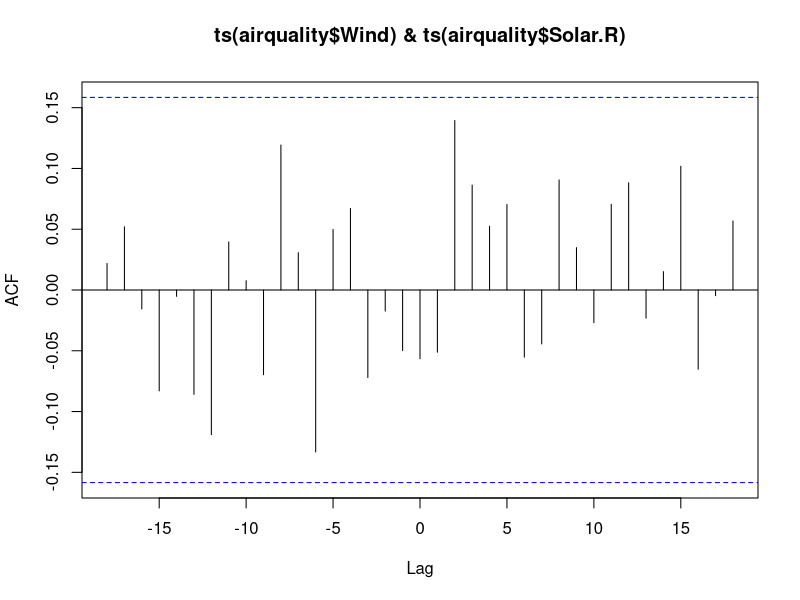
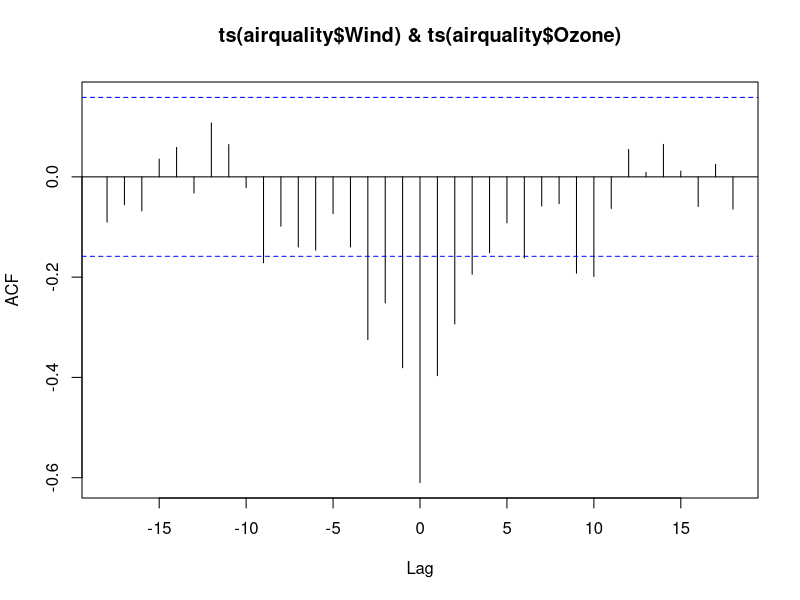
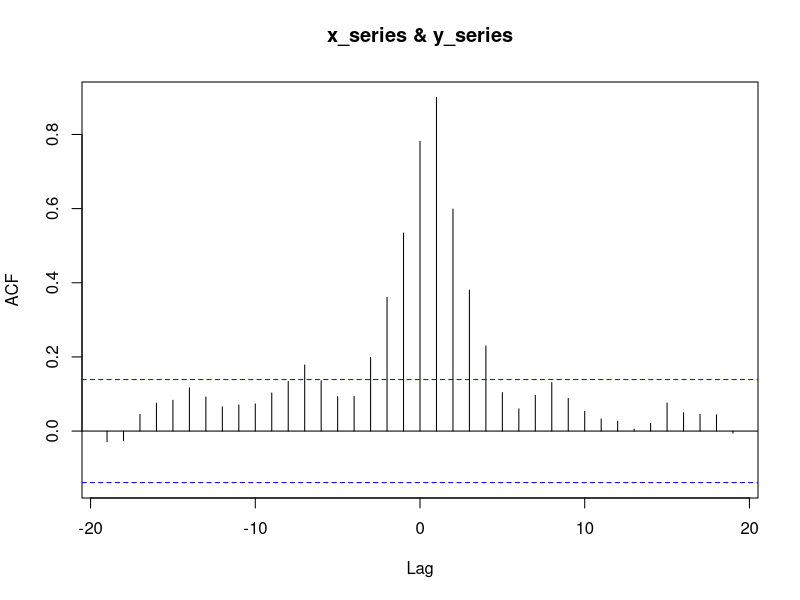
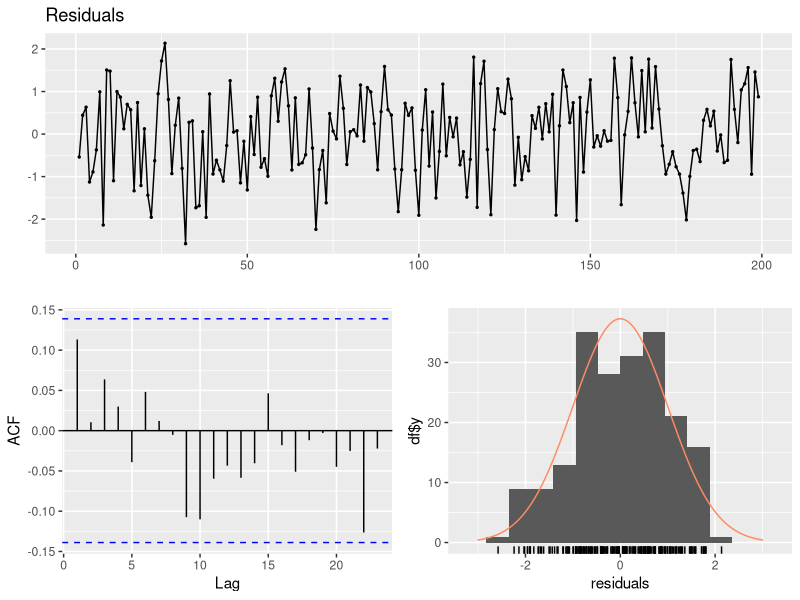
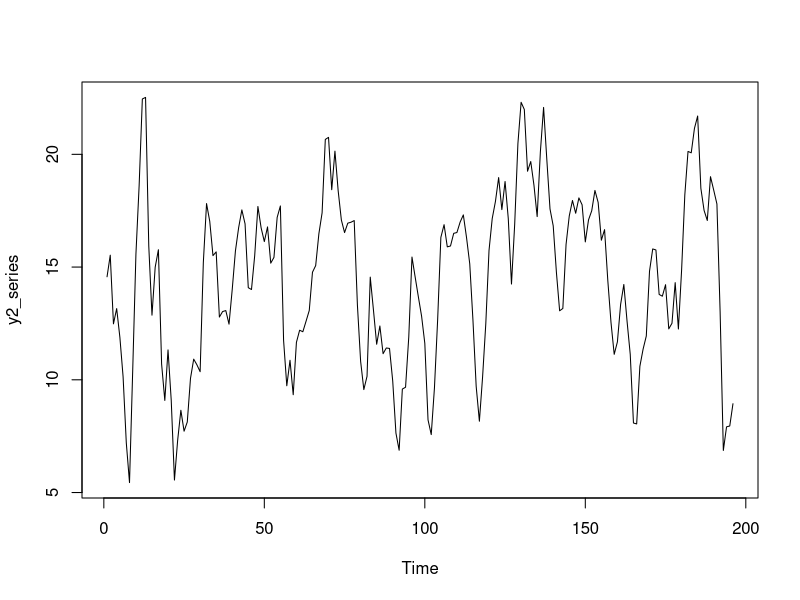
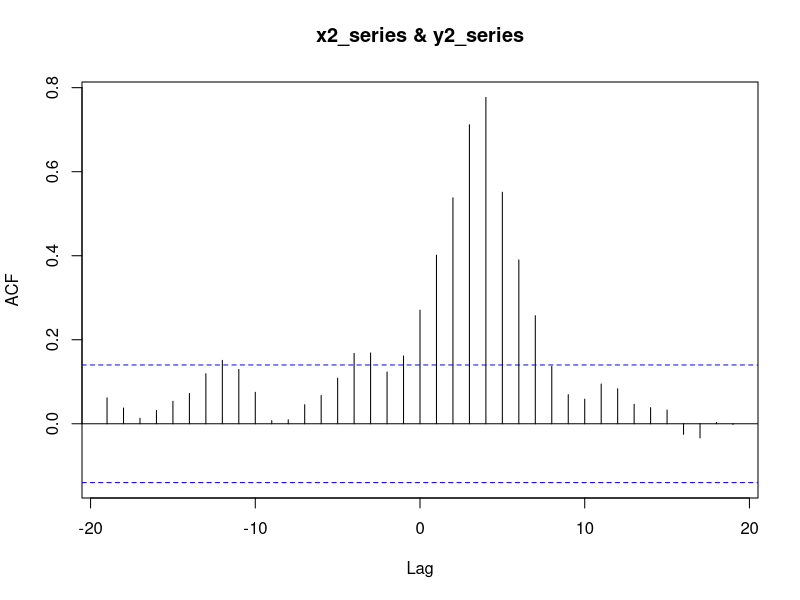
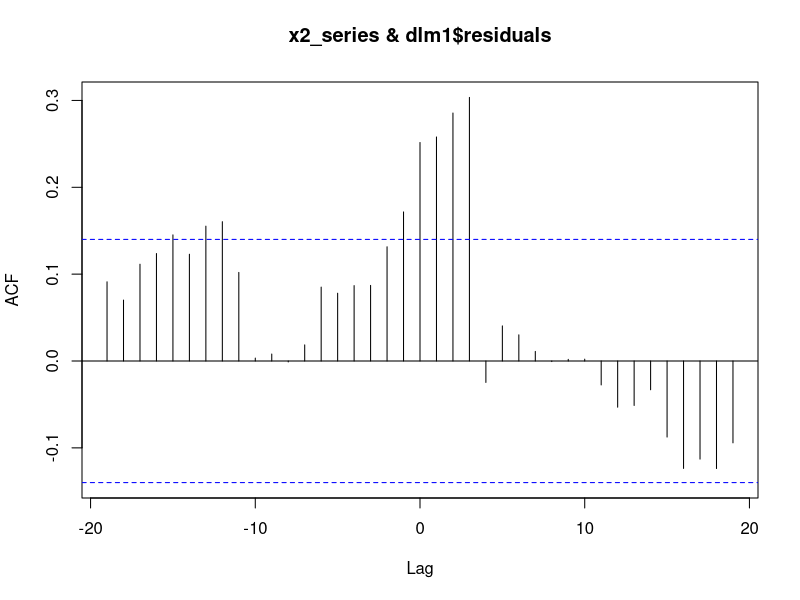
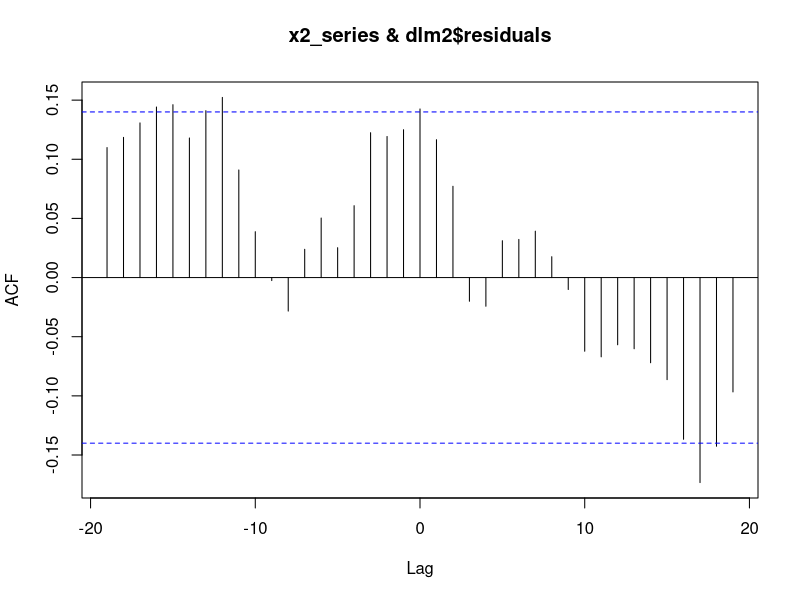

These figures' R source, in order:
############################
library(forecast)
library(dynlm)
library(lmtest)
# nacteni knihoven

############################
### kroskorelacni funkce 
# prozkoumejme vzajemne vztahy mezi radami souboru airquality
ccf(ts(airquality$Wind),ts(airquality$Solar.R),na.action = na.pass)
  # nejsou zavisle
ccf(ts(airquality$Wind),ts(airquality$Ozone),na.action = na.pass)
  # jsou zavisle, nejvyssi korelace je s nulovym zpozdenim

###########################
### dynamicke linearni modely
# jak modelovat zavislost mezi casovymi radami

## priklad pro umela data 
# generovani dat
set.seed(999)
x_series <- arima.sim(n = 200, list(order = c(1,0,0), ar = 0.7, sd=1))
  # nasimulovany AR(1) proces
z <- ts.intersect(lag(x_series, 0), lag(x_series, 1)) 
  # hodnoty rady x_series v case t a t-1
y_series <- 15 + 0.8*z[,1] + 1.5*z[,2] + rnorm(199,0,1)
  # kombinace aktualni a zpozdene hodnoty + nahodne chyby
xy_series <- ts.intersect(y_series, z)
  # datovy soubor s jednou zavislou a dvema znezavislymi promennymi

# jak vypada kroskorelacni funkce?
ccf(x_series, y_series)
  # nejvetsi zavislost o 1 krok dozadu

# model pomoci bezne linearni regrese
lm1 <- lm(xy_series[,1] ~ xy_series[,2] + xy_series[,3])
summary(lm1)
  # popis modelu

checkresiduals(lm1)
  # popis residui modelu
  # abychom mohli pouzit klasicky linearni model, musi byt residua normalni, 
  #   s konstantnim rozptylem a NEKORELOVANA
  # nekorelovanosti residui se tyka i vypsany test (Breusch-Godfrey)
  #   je-li p-hodnota > alfa 0.05, pak residua jsou nekorelovana az do radu 10

# model pomoci dynamickeho modelovani
dlm1 <- dynlm(y_series ~ L(x_series, 0) + L(x_series, -1))
summary(dlm1)
  # stejny vysledek

### Jak pracovat s korelovanymi residui 
# generovani dat
set.seed(999)
x2_series <- arima.sim(n = 200, list(order = c(1,0,0), ar = 0.7, sd=1))
z2 <- ts.intersect(x2_series, lag(x2_series, 3), lag(x2_series, 4)) 
y2_series <- 15 + 0.8*z2[,2] + 1.5*z2[,3] 
y2_errors <- arima.sim(n = 196, list(order = c(1,0,1), ar = 0.6, ma = 0.6), sd=1)
y2_series <- y2_series + y2_errors
plot(y2_series)
  # zavisle promenna - casova rada

# chceme modelovat zavislost y2 na x2
# nejprve hledame, zda je zavislost v case t nebo se zpozdenim
ccf(x2_series, y2_series)
(mc <- which.max(ccf(x2_series, y2_series, plot = F)$acf))
  # maximalni korelace na 24 pozici
ccf(x2_series, y2_series, plot=F)$lag[mc]
  # se zpozdenim 4 kroku

# dynamicky model
dlm1 <- dynlm(y2_series ~ L(x2_series, -4))
summary(dlm1)
  # zavislost je prukazna
  # je to cela zavislost nebo jeste neco v datech zbylo?
ccf(x2_series, dlm1$residuals)
dlm2 <- dynlm(y2_series ~ L(x2_series, -3) + L(x2_series, -4))
summary(dlm2)
  # prukazna zavislost o 3 i 4 kroky zpet
ccf(x2_series, dlm2$residuals)
  # nyni uz v datech zadna zavislost neni

# vyznamnost koeficientu
lm2d <- ts.intersect(y2_series, dlm2$fitted.values)
plot.ts(lm2d, plot.type = "single", col=c("black","red"), 
        lty=c(1,1), lwd=c(1,1),
        main = "'Classic' Linear Model - Original (black) and Fitted series (red)") 
  # jak model sedi na data

# kontrola residui
checkresiduals(dlm2)
  # autokorelovana residua

# do modelu pridame autokorelovana residua
x2Lagged <- cbind(
  xLag0 = x2_series,
  xLag3 = lag(x2_series, 3),
  xLag4 = lag(x2_series, 4))
xy2_series <- ts.union(y2_series, x2Lagged)
  # matice se zavisle promennou a posunutymi nezavisle promennymi

# do prikazu auto.arima muzeme pridat i matici regresoru
arima1 <- auto.arima(xy2_series[,1], xreg = xy2_series[,3:4])
arima1

# jak vypadaji residua tohoto modelu
checkresiduals(arima1)
  # ok

# zakresleni modelu do dat
arima1d <- ts.intersect(na.omit(xy2_series[,1]), arima1$fitted)
plot.ts(arima1d, plot.type = "single", col=c("black","red"), 
        lty=c(1,1), lwd=c(1,1),
        main = "ARIMA errors model - Original (black) and Fitted series (red)") 

# vyznamnost koeficientu ARIMA modelu
coeftest(arima1)

########################
### Samostatne 

# hledejte optimalni model pro radu ozonu v datech airquality v zavislosti na ostatnich promennych
data("airquality")

airq <- na.omit(airquality)
wind <- ts(airq$Wind)
solar <- ts(airq$Solar.R)
temp <- ts(airq$Temp)
ozone <- ts(airq$Ozone)

par(mfrow = c(2, 2))
plot(wind)
plot(solar)
plot(temp)
plot(ozone)
par(mfrow = c(1, 1))

par(mfrow = c(3,1))
ccf(wind, ozone, main = "Wind vs Ozone") # nejvyšší zpoždění v bodě 0
ccf(solar, ozone, main = "Solar.R vs Ozone") # nejvyšší zpoždění v bodě 0
ccf(temp, ozone, main = "Temp vs Ozone") # nejvyšší zpoždění v bodě 0
par(mfrow = c(1,1))

model_dyn <- dynlm(ozone ~ wind + solar + temp)
summary(model_dyn)
checkresiduals(model_dyn)
plot(ozone, main = "Ozone in Time", col = "black") # nemá normální rozdělení
lines(fitted(model_dyn), col = "red")

########################
data("M1Germany")
head(M1Germany)
  # ekonomicka ctvrtletni data z Nemecka
  # M1 index "financni zasoby"

plot(M1Germany$logm1)
  # casova rada s trendem a sezonnosti, jak pro ni najit optimalni model?

# autokorelacni funkce
par(mfrow = c(2, 1))
acf(M1Germany$logm1, na.action = na.pass)
pacf(M1Germany$logm1, na.action = na.pass)
par(mfrow = c(1, 1))
  # je videt vysoka autokorelovanost (diky trendu)

# zavislost na ostatnich raddach
par(mfrow = c(3, 1))
ccf(M1Germany$logm1, M1Germany$logprice, na.action = na.pass)
ccf(M1Germany$logm1, M1Germany$loggnp, na.action = na.pass)
ccf(M1Germany$logm1, M1Germany$interest, na.action = na.pass)
par(mfrow = c(1, 1))
  # je videt vysoka korelovanost s ostatnimi radami
  # s logprice a loggnp s nulovym zpozdenim
  # s interest se zpozdenim 4 roky

dm1 <- diff(M1Germany$logm1)
dm2 <- diff(M1Germany$logm1, lag = 4)
dm3 <- diff(dm2, lag = 1)

acf(dm1, na.action = na.pass)
acf(dm2, na.action = na.pass)
acf(dm3, na.action = na.pass)

plot(dm1)
plot(dm2)
plot(dm3)

arima.dm1 <- auto.arima(dm1, ic = "bic")
arima.dm2 <- auto.arima(dm2, ic = "bic")
arima.dm3 <- auto.arima(dm3, ic = "bic")

coeftest(arima.dm1)
coeftest(arima.dm2)
coeftest(arima.dm3)

# nejprve se podivame na radu jako takovou
plot(decompose(M1Germany$logm1))

m1 <- dynlm(M1Germany$logm1 ~ trend(M1Germany$logm1) + season(M1Germany$logm1))
summary(m1)
  # odhady koeficientu trendu i sezonni slozky
acf(m1$residuals)
  # residua jsou korelovana, je treba pridat arima model pro ne

# potrebuji matici "vysvetlujicich promennych tohoto modelu
m1$model[1:20,]
zavisla <- m1$model[,1]
  # namisto puvodni rady logm1 pouzivam tu z modelu, kde jsou vynechana chybejici pozorovani
x.reg1 <- m1$model[,2:3]
  # regresory
x.reg2 <- cbind("trend" = x.reg1[,1],"Q2" = ifelse(x.reg1[,2] == "Q2", 1, 0),
              "Q3" = ifelse(x.reg1[,2] == "Q3", 1, 0),"Q4" = ifelse(x.reg1[,2] == "Q4", 1, 0))
head(x.reg2)
  # vytvoreni "dummy variables" do modelu
x.reg3 <- as.matrix(x.reg2)
  # auto.arima potrebuje regresory ve tvaru matice
m2 <- auto.arima(zavisla, xreg = x.reg3)
summary(m2)
  # vysledny model
acf(m2$residuals)
  # mam nekorelovana residua - dobry model
checkresiduals(m2)

# zavislost na ostatnich promennych
m3 <- dynlm(M1Germany$logm1 ~ M1Germany$logprice + M1Germany$loggnp + M1Germany$interest)
  # zavislost v aktualnim case
summary(m3)
  # shrnuti modelu
# ale neni lepsi brat i promenne interest zavislost se zpozdenim?
m4 <- dynlm(M1Germany$logm1 ~ M1Germany$logprice + M1Germany$loggnp + L(M1Germany$interest, -4))
  # zpozdeni o 4 kroky
summary(m4)
  # nevypada to

acf(m3$residuals)
  # mam korelovana residua, musim pridat jeste cast arima
# vytvoreni matice regresoru
x.reg <- as.matrix(M1Germany[,2:4])
m5 <- auto.arima(M1Germany$logm1, xreg = x.reg)
summary(m5)               
coeftest(m5)
  # vsechny koeficienty modelu jsou vyznamne
acf(m5$residuals, na.action = na.pass)
  # nekorelovana residua - dobry model
checkresiduals(m5)

# auto arima
m6 <- auto.arima(M1Germany$logm1)
summary(m6)
acf(m6$residuals, na.action = na.pass)
  # nekorelovana residua - dobry model

# ktery model je nejlepsi?
BIC(m1)
BIC(m2)
BIC(m3)
BIC(m5)
BIC(m6)
  # m2 a m5 jsou srovnatelne

plot(M1Germany$logm1)
lines(m2$fitted, col = 2)
lines(m5$fitted, col = 3)
  # oba modely sedi dobre

# predpovedi
# mohu pocitat jen pro model m2, pro model m5 nemam hodnoty regresoru
newd1 <- data.frame("trend" = seq(36.25, 38, by = 0.25), "Q2" = c(0,1,0,0,0,1,0,0),
                "Q3" = c(0,0,1,0,0,0,1,0), "Q4" = c(0,0,0,1,0,0,0,1))
newd2 <- as.matrix(newd1)
f2 <- forecast(m2, xreg = newd2)
plot(f2)
f2
  # vykresleni a vypsani predpovedi s intervaly spolehlivosti

#############################
### Samostatne

# pouzijte databazi EuStockMarkets a zkuste najit optimalni model pro index DAX
  # databaze burzovnich indexu
plot(EuStockMarkets[,1])

# sezonnost si vyzkousejte na rade
plot(UKgas)

# nactete data EMG a hledejte optimalni model pro radu iEMG
